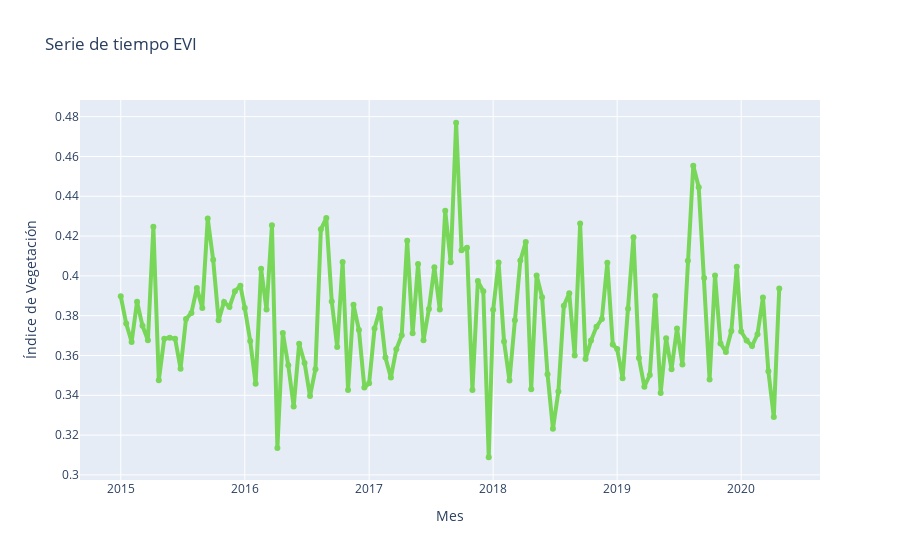

Notebook code for this chart:
### Code cell
import plotly.graph_objects as go

# Create traces
fig_evi = go.Figure()
fig_evi.add_trace(go.Scatter(x=EVI_serie.date.tolist(), y=EVI_serie.EVI.tolist(),
                    mode='lines+markers',
                    name='EVI Time Serie',
                    line=dict(color='#78D759', width=4)
                    ))

# Edit the layout
fig_evi.update_layout(title='Serie de tiempo EVI',
                      xaxis_title='Mes',
                      yaxis_title='Índice de Vegetación')

fig_evi.show()
